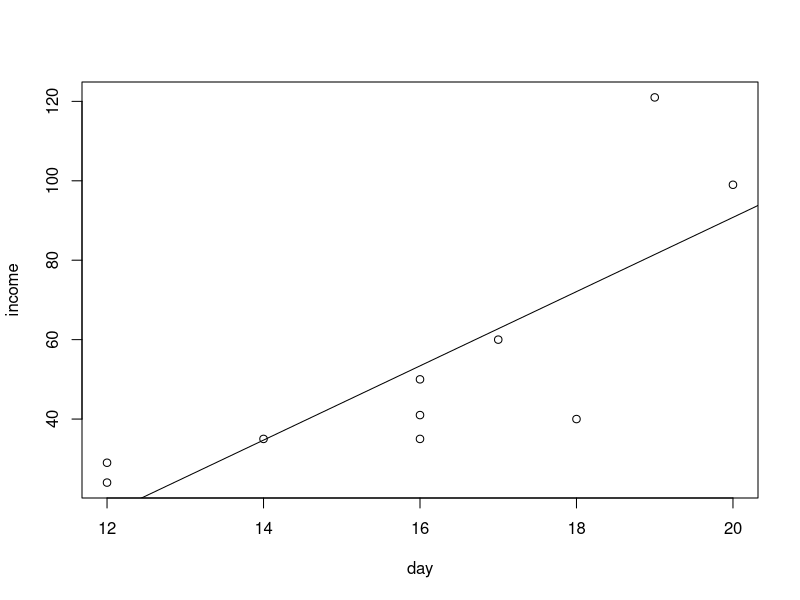
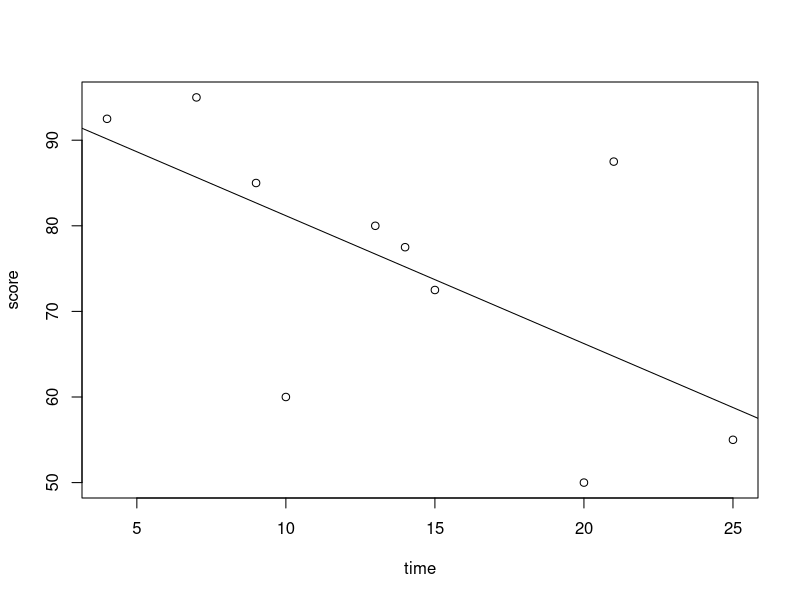

These figures' R source, in order: (Note: this script raises an error after producing the figures.)
#김은민
#2019-12-03 
#
#문제1) 다음은 직장인 10명의 수입과 교육받은 기간을 조사한 자료이다. 산점도와 상관계수를 구하고, 
#      수입과 교육기간 사이에 어떤 상관관계가 있는지 설명하시오.

#              수입 	 121 99 41 35 40 29 35 24 50 60
#             교육기간 19  20 16 16 18 12 14 12 16 17

income <- c(121,99,41,35,40,29,35,24,50,60)
day <- c(19,20,16,16,18,12,14,12,16,17)
tb1 <- data.frame(income,day)

plot(income~day,data=tb1)
res <- lm(income~day,data=tb1)
res
abline(res)
cor(income,day)

# 산점도와 상관계수를 확인했을때, 수입과 교육기간 사이에는 강한 양의 상관관계가 있다. 
# 즉 교육일수가 많을수록 수입이 높다.





#문제 2) 다음은 대학생 10명의 성적과 주당 TV 시청시간을 조사한 자료이다. 산점도와 상관계수를 구하고, 
#         성적과 TV 시청시간 사이에 어떤 상관관계가 있는지 설명하시오.

#             성적 	 77.5 60 50 95 55 85 72.5 80 92.5 87.5
#           시청시간 14   10 20  7 25  9 15   13  4   21

score <- c(77.5,60,50,95,55,85,72.5,80,92.5,87.5)
time <- c(14,10,20,7,25,9,15,13,4,21)
tb2 <- data.frame(score,time)

plot(score~time, data=tb2)
res2 <- lm(score~time,data=tb2)
res2
abline(res2)
cor(score,time)

# 산점도와 상관계수를 확인했을때, 성적과 TV 시청시간 사이에는 강한 음의 상관관계가 있다.
# 즉 TV 시청시간이 많을수록 성적은 낮다.






#문제 3) R에서 제공하는 mtcars 데이터셋에서 mpg와 다른 변수들 간의 상관계수를
#         구하시오. 어느 변수가 mpg와 가장 상관성이 높은지 산점도와 함께 설명하시오.	

class(mtcars)
str(mtcars)
head(mtcars)     #cyl, vs, am, gear, carb 는 factor

var <- c("mpg","disp","hp","drat","wt","qsec")
target <- mtcars[,vars]
pairs(target,main="mtcars")
cor(target)

# mpg 와 가장 상관성이 높은 변수는 wt 이다 ( -0. 867 로 강한 음의 상관관계가 있다 )
# mpg 가 높을수록 wt 는 낮다.






#문제 4) 다음은 2015년부터 2026년도까지의 예상 인구수 추계자료이다. 
#        연도를 x축으로 하여 선그래프를 작성하시오.

#        연도		총인구 (천명)		연도		총인구 (천명)
#        2015	   51014				  2021	 	 52123
#        2016 	 51245				  2022	 	 52261
#        2017		 51446			  	2023		 52388
#        2018		 51635				  2024		 52504
#        2019		 51811				  2025		 52609
#        2020		 51973				  2026		 52704

year <- 2015:2026
population <- c(51014,51245,51446,51635,51811,51973,52123,52261,52388,52504,52609,52704)
plot(year,population,main="예상 인구수", type="l",lty=3,lwd=2,xlab="year",ylab="population")






#문제 5) R에서 제공하는 trees 데이터셋에 대해 다음 문제를 해결하기 위한 R 코드를 작성하시오.

#(1) 나무의 지름(Girth)과 높이(Height)에 대해 산점도와 상관계수를 보이시오.

trees
class(trees)
str(trees)
dim(trees)
head(trees)

plot(Height~Girth,data=trees)
res3 <- lm(Height~Girth, data=trees)
res3
abline(res3)
cor(trees$Girth, trees$Height)
cor(trees[,c(1,2)])

#나무의 지름과 높이 사이에는 양의 상관관계가 있다. ( 지름이 길수록 나무의 높이도 길다 )



#(2) trees 데이터셋에 존재하는 3개 변수 간의 산점도와 상관계수를 보이시오.

pairs(trees[,c(1,2,3)],main="나무의 관계")
cor(trees[,c(1,2,3)])

#Girth 와 Volume 간에 강한 양의 상관관계가 있다. 